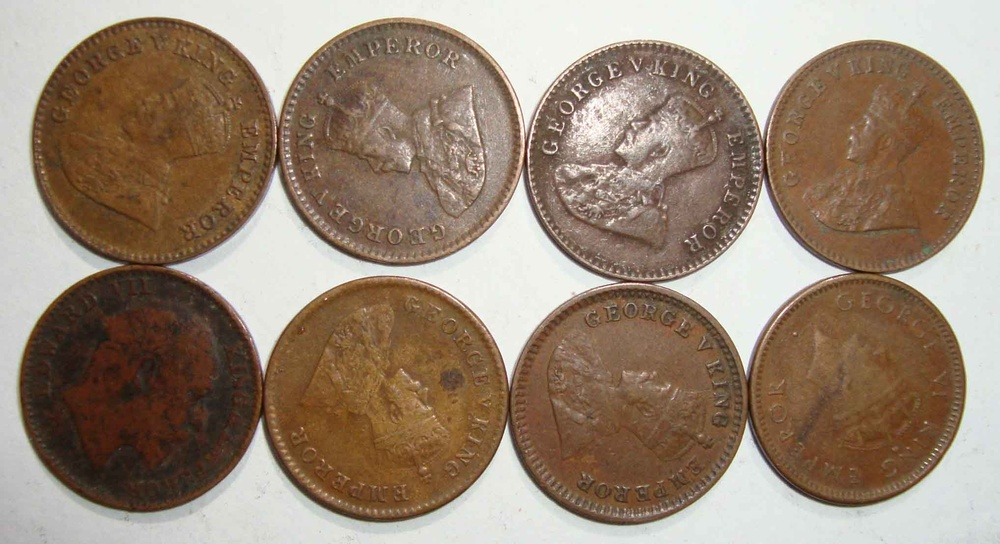
#> input picture test/stitch/panorama/coins.jpg, 1000 x 544 px, shrunk from 2036 x 1108 before the run
$ python coin2.py
#> lines starting #> are read from the running program, lines starting #| are printed output that depends on the picture; after the words box and inside, x2 and y2 are one past the last pixel; in counts of white or black regions, pixels touching at a corner belong together
import numpy as np
import cv2
from matplotlib import pyplot as plt

img = cv2.imread('panorama/coins.jpg')
#> img is the input picture: shape (544, 1000, 3); mean B, G, R 115.9, 133.5, 152.2
b,g,r = cv2.split(img)
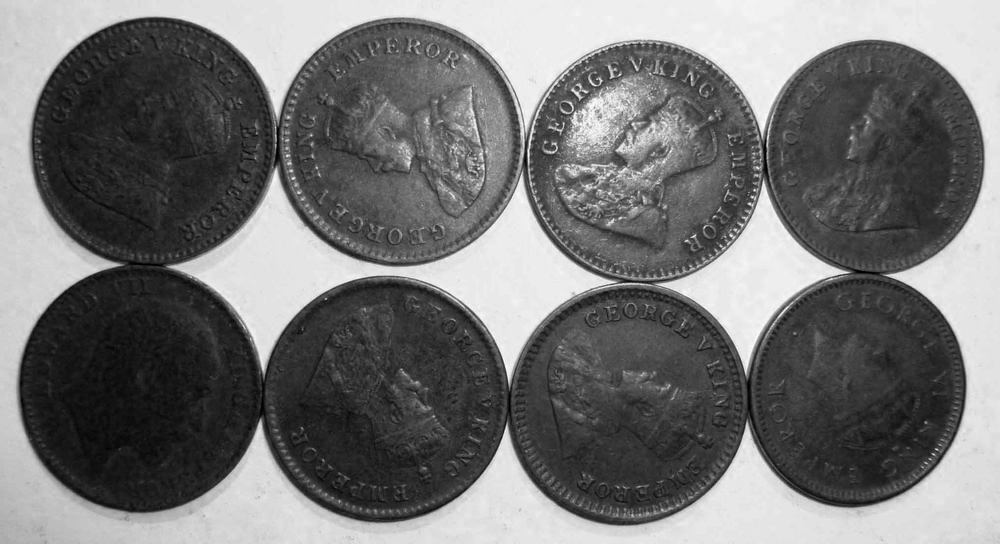
#> b: shape (544, 1000); min 0, max 255, mean 115.9
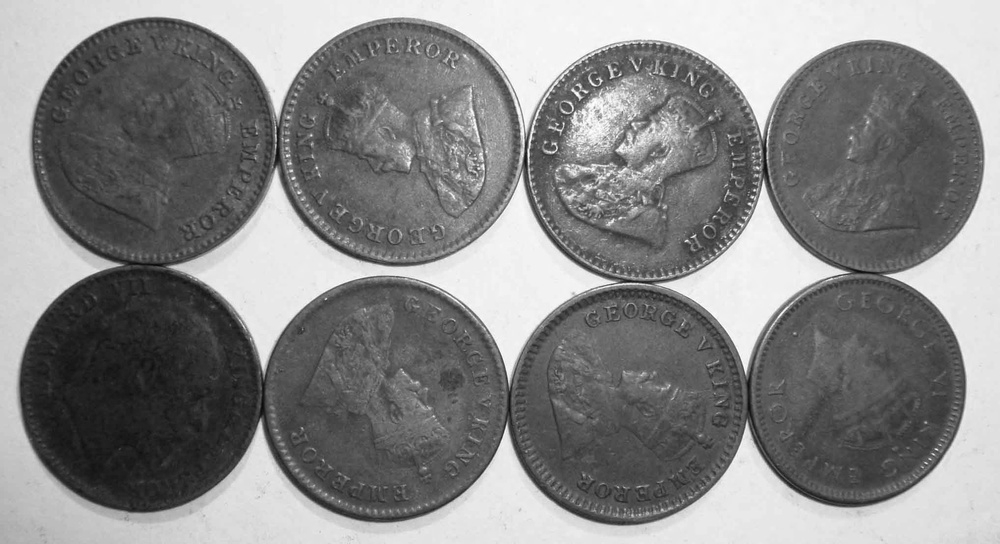
#> g: shape (544, 1000); min 9, max 255, mean 133.5
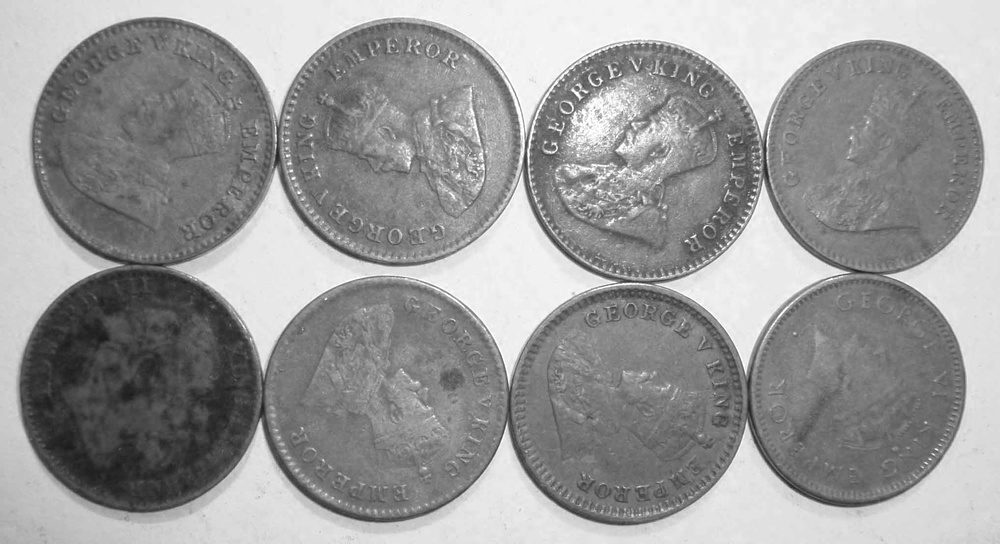
#> r: shape (544, 1000); min 25, max 255, mean 152.2
rgb_img = cv2.merge([r,g,b])

gray = cv2.cvtColor(img,cv2.COLOR_BGR2GRAY)
ret, thresh = cv2.threshold(gray,0,255,cv2.THRESH_BINARY_INV+cv2.THRESH_OTSU)
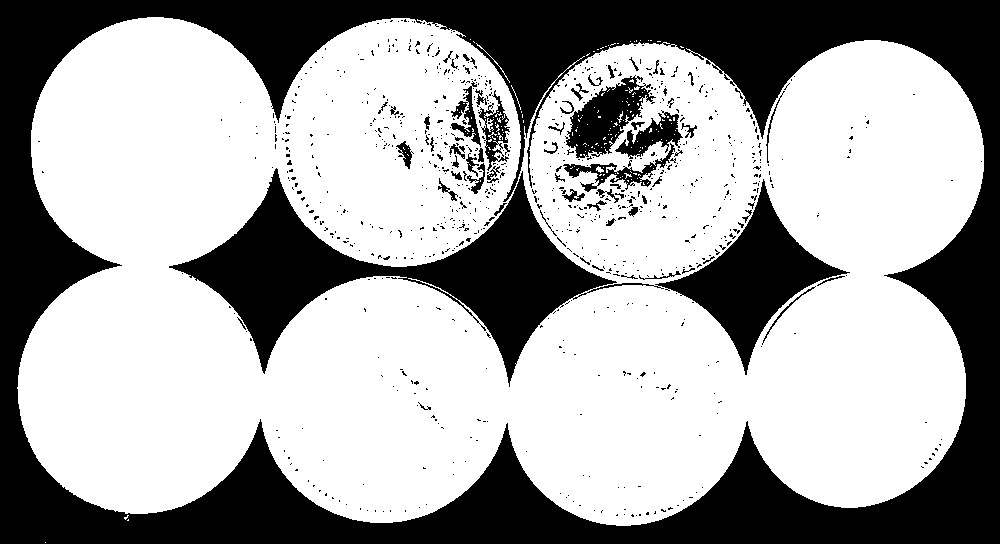
#> thresh: shape (544, 1000); 64.7% white; 847 black regions (781 under 20 px), largest, box (x1, y1, x2, y2) and area: (0, 0, 1000, 544) 139792, (169, 168, 850, 387) 38843, (565, 75, 656, 158) 3457
#> ret = 156

# noise removal
kernel = np.ones((3, 3),np.uint8)
#opening = cv2.morphologyEx(thresh,cv2.MORPH_OPEN,kernel, iterations = 2)
closing = cv2.morphologyEx(thresh,cv2.MORPH_CLOSE,kernel, iterations = 2)
#> closing: shape (544, 1000); 66.8% white; 25 black regions, largest, box (x1, y1, x2, y2) and area: (0, 0, 1000, 544) 138180, (175, 174, 608, 377) 27433, (665, 187, 841, 367) 10829

# sure background area
sure_bg = cv2.dilate(closing,kernel,iterations=3)
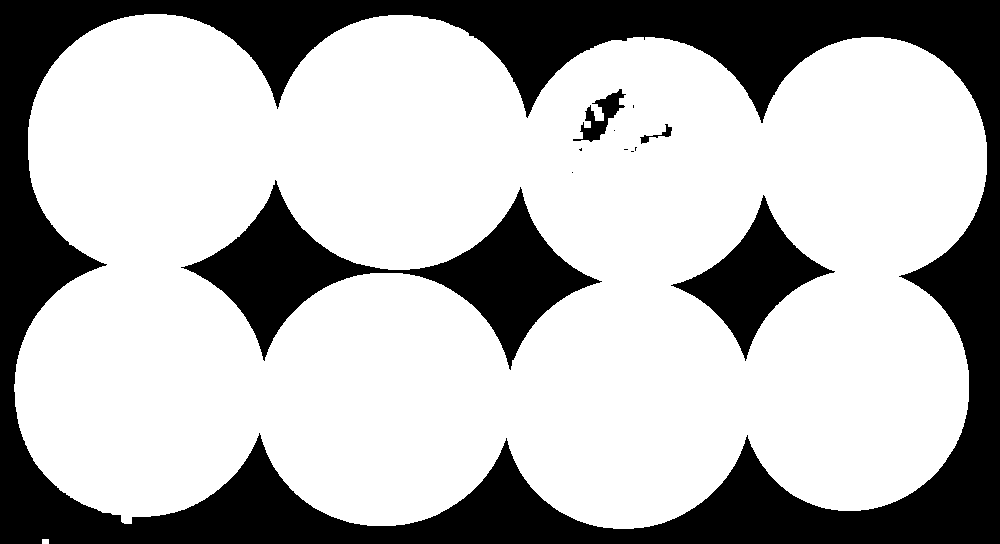
#> sure_bg: shape (544, 1000); 71% white; 12 black regions (7 under 20 px), largest, box (x1, y1, x2, y2) and area: (0, 0, 1000, 544) 125066, (181, 180, 602, 370) 22588, (671, 195, 835, 361) 8735, (573, 89, 626, 142) 967, (640, 124, 672, 144) 151

# Finding sure foreground area
dist_transform = cv2.distanceTransform(sure_bg,cv2.DIST_L2,3)
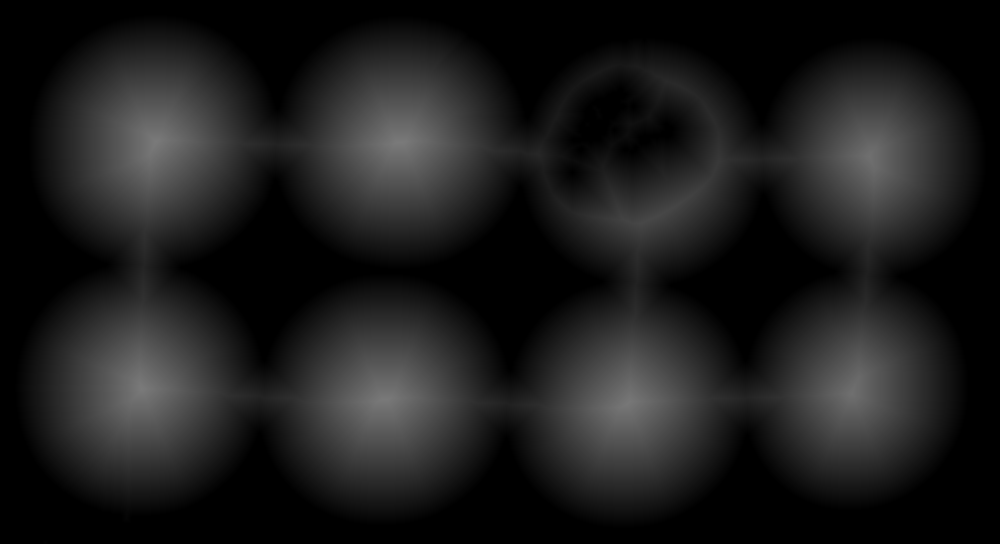
#> dist_transform: shape (544, 1000) float32; min 0, max 122.2, mean 28.8

# Threshold
ret, sure_fg = cv2.threshold(dist_transform,0.1*dist_transform.max(),255,0)
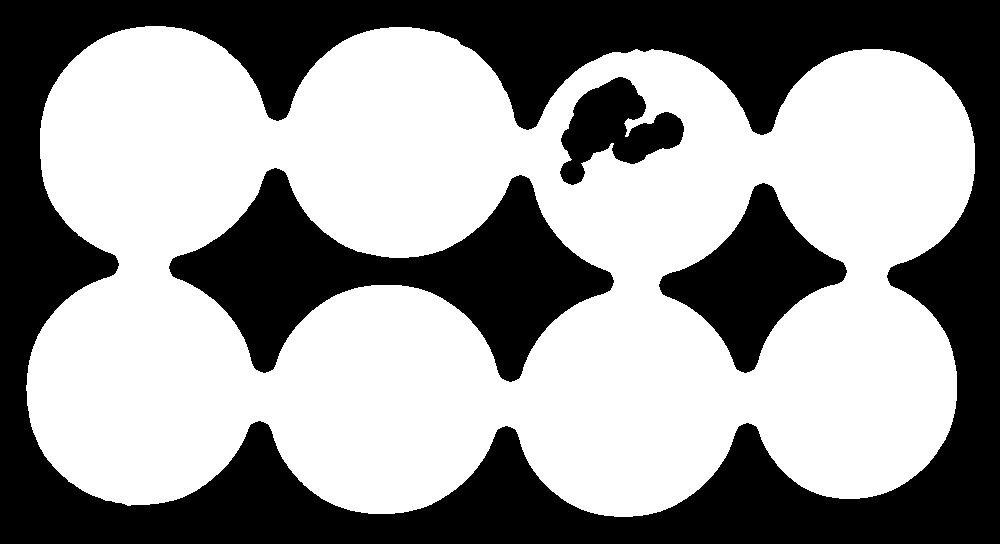
#> sure_fg: shape (544, 1000) float32; 59% white; 4 black regions, box (x1, y1, x2, y2) and area: (0, 0, 1000, 544) 164284, (169, 168, 614, 382) 37054, (659, 183, 847, 373) 14936, (560, 77, 684, 185) 6804
#> ret = 12.22
'''
plt.subplot(321),plt.imshow(rgb_img)
plt.title('Input Image'), plt.xticks([]), plt.yticks([])
plt.subplot(322),plt.imshow(thresh, 'gray')
plt.title("Otsu's binary threshold"), plt.xticks([]), plt.yticks([])

plt.subplot(323),plt.imshow(closing, 'gray')
plt.title("morphologyEx:Closing:2x2"), plt.xticks([]), plt.yticks([])
plt.subplot(324),plt.imshow(sure_bg, 'gray')
plt.title("Dilation"), plt.xticks([]), plt.yticks([])
'''
plt.subplot(111),plt.imshow(dist_transform, 'gray')
plt.title("Distance Transform"), plt.xticks([]), plt.yticks([])

'''
plt.subplot(326),plt.imshow(sure_fg, 'gray')
plt.title("Thresholding"), plt.xticks([]), plt.yticks([])
'''
plt.tight_layout()
plt.show()

$ run again, with test/stitch/panorama/1.jpg copied over test/stitch/panorama/coins.jpg
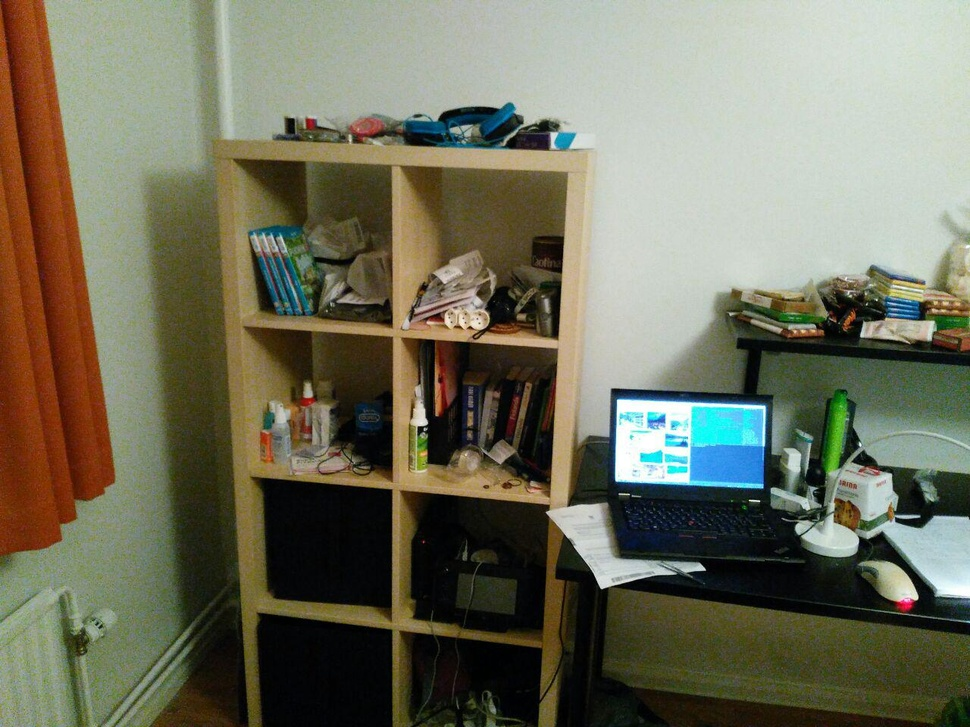
#> input picture test/stitch/panorama/1.jpg, 970 x 727 px, shrunk from 1280 x 960 before the run
#> img is the input picture: shape (727, 970, 3); mean B, G, R 92.8, 112.2, 112.9
#> `ret, thresh = cv2.threshold(gray,0,255,cv2.THRESH_BINARY_INV+cv2.THRES..`:
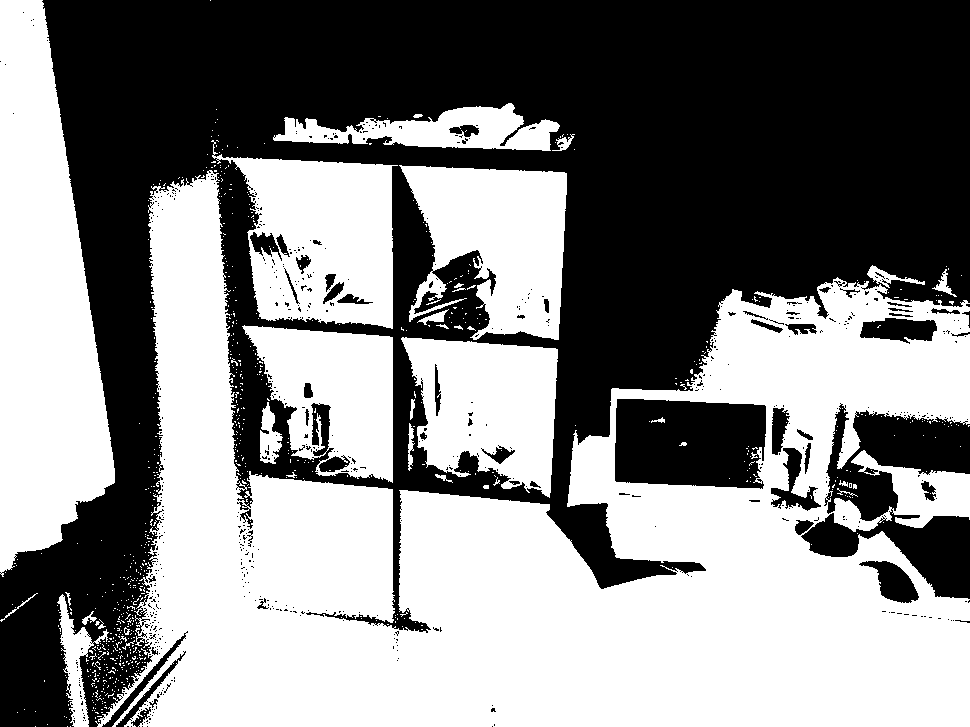
#> thresh: shape (727, 970); 52.4% white; 633 black regions (579 under 20 px), largest, box (x1, y1, x2, y2) and area: (0, 0, 970, 727) 296976, (801, 403, 970, 599) 15483, (615, 399, 766, 489) 12181
#> `ret, thresh = cv2.threshold(gray,0,255,cv2.THRESH_BINARY_INV+cv2.THRES..`: ret = 113
#> closing: shape (727, 970); 54.7% white; 63 black regions, largest, box (x1, y1, x2, y2) and area: (0, 0, 970, 727) 283956, (615, 399, 766, 488) 11957, (853, 415, 970, 474) 5272
#> sure_bg: shape (727, 970); 61% white; 61 black regions (29 under 20 px), largest, box (x1, y1, x2, y2) and area: (0, 0, 970, 727) 239933, (618, 402, 763, 485) 9951, (277, 169, 546, 501) 6773
#> `ret, sure_fg = cv2.threshold(dist_transform,0.1*dist_transform.max(),2..`:
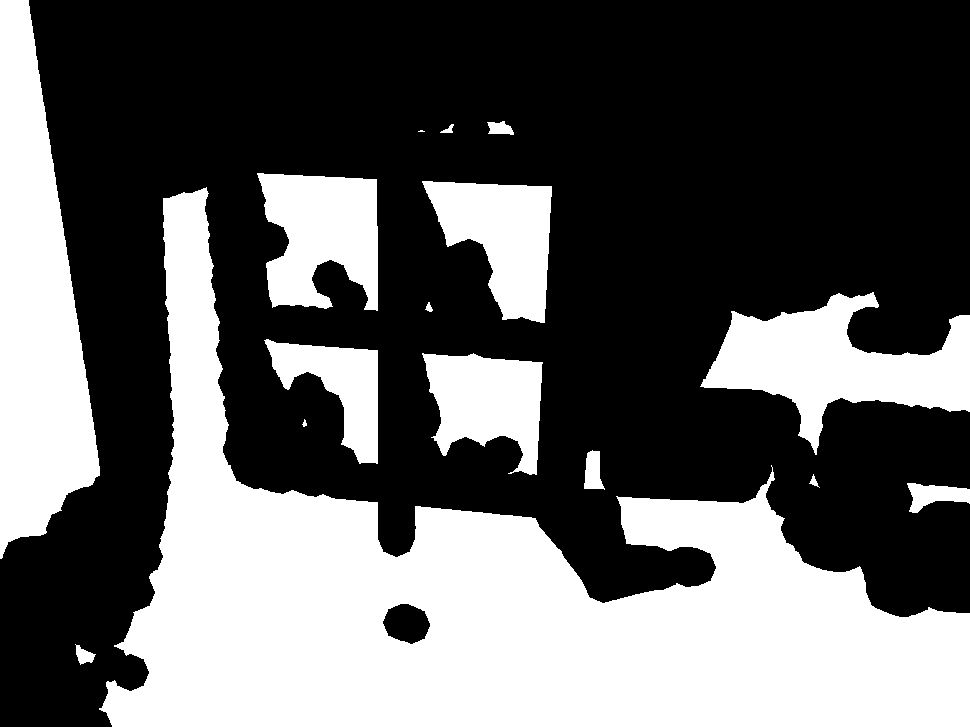
#> sure_fg: shape (727, 970) float32; 38.2% white; 16 white regions (1 under 20 px), largest, box (x1, y1, x2, y2) and area: (99, 187, 970, 727) 172851, (0, 0, 100, 559) 34945, (700, 292, 970, 455) 19663
#> `ret, sure_fg = cv2.threshold(dist_transform,0.1*dist_transform.max(),2..`: ret = 17.84
